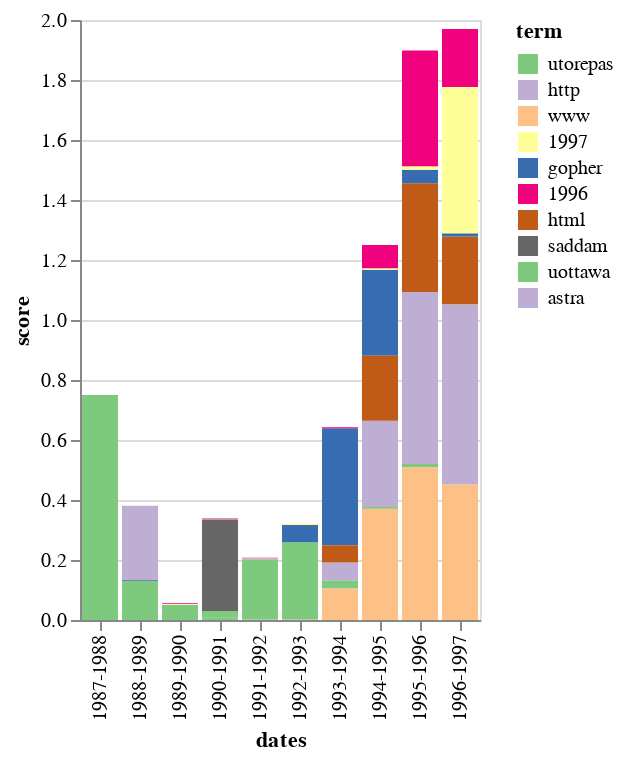

This figure's notebook cell:
### Code cell
alt.Chart(top_term).mark_bar().encode(
    x='dates',
    y='score',
    color=alt.Color('term', scale=alt.Scale(scheme='accent'), sort=alt.Sort()),
)

### Figure 1 — Vega-Lite specification as saved in the notebook (floating-point values rounded to 4 significant figures)
{"config": {"view": {"continuousWidth": 400, "continuousHeight": 300}}, "data": {"name": "data-72791f032b3477f9a3632e47f721198c"}, "mark": "bar", "encoding": {"color": {"type": "nominal", "field": "term", "scale": {"scheme": "accent"}, "sort": {}}, "x": {"type": "nominal", "field": "dates"}, "y": {"type": "quantitative", "field": "score"}}, "$schema": "https://vega.github.io/schema/vega-lite/v4.8.1.json", "datasets": {"data-72791f032b3477f9a3632e47f721198c": [{"term": "utorepas", "score": 0.75, "dates": "1987-1988"}, {"term": "http", "score": 0.6003, "dates": "1996-1997"}, {"term": "http", "score": 0.5739, "dates": "1995-1996"}, {"term": "www", "score": 0.5091, "dates": "1995-1996"}, {"term": "1997", "score": 0.4882, "dates": "1996-1997"}, {"term": "www", "score": 0.4518, "dates": "1996-1997"}, {"term": "gopher", "score": 0.3903, "dates": "1993-1994"}, {"term": "1996", "score": 0.3869, "dates": "1995-1996"}, {"term": "www", "score": 0.3712, "dates": "1994-1995"}, {"term": "html", "score": 0.3624, "dates": "1995-1996"}, {"term": "saddam", "score": 0.3054, "dates": "1990-1991"}, {"term": "http", "score": 0.2878, "dates": "1994-1995"}, {"term": "gopher", "score": 0.2864, "dates": "1994-1995"}, {"term": "uottawa", "score": 0.2557, "dates": "1992-1993"}, {"term": "astra", "score": 0.2474, "dates": "1988-1989"}, {"term": "html", "score": 0.2263, "dates": "1996-1997"}, {"term": "html", "score": 0.2164, "dates": "1994-1995"}, {"term": "uottawa", "score": 0.2012, "dates": "1991-1992"}, {"term": "1996", "score": 0.1933, "dates": "1996-1997"}, {"term": "utorepas", "score": 0.1308, "dates": "1988-1989"}, {"term": "www", "score": 0.1059, "dates": "1993-1994"}, {"term": "1996", "score": 0.07817, "dates": "1994-1995"}, {"term": "http", "score": 0.06078, "dates": "1993-1994"}, {"term": "gopher", "score": 0.05781, "dates": "1992-1993"}, {"term": "html", "score": 0.0571, "dates": "1993-1994"}, {"term": "utorepas", "score": 0.05093, "dates": "1989-1990"}, {"term": "gopher", "score": 0.04482, "dates": "1995-1996"}, {"term": "uottawa", "score": 0.02542, "dates": "1993-1994"}, {"term": "uottawa", "score": 0.02127, "dates": "1990-1991"}, {"term": "1997", "score": 0.01089, "dates": "1995-1996"}, {"term": "uottawa", "score": 0.0101, "dates": "1995-1996"}, {"term": "gopher", "score": 0.009725, "dates": "1996-1997"}, {"term": "utorepas", "score": 0.008852, "dates": "1990-1991"}, {"term": "uottawa", "score": 0.005271, "dates": "1994-1995"}, {"term": "1997", "score": 0.004786, "dates": "1994-1995"}, {"term": "1997", "score": 0.004772, "dates": "1992-1993"}, {"term": "1996", "score": 0.002716, "dates": "1993-1994"}, {"term": "gopher", "score": 0.002442, "dates": "1988-1989"}, {"term": "1996", "score": 0.002425, "dates": "1989-1990"}, {"term": "1997", "score": 0.002425, "dates": "1989-1990"}, {"term": "astra", "score": 0.002276, "dates": "1991-1992"}, {"term": "www", "score": 0.001938, "dates": "1992-1993"}, {"term": "1997", "score": 0.00161, "dates": "1990-1991"}, {"term": "1996", "score": 0.00161, "dates": "1990-1991"}, {"term": "utorepas", "score": 0.001591, "dates": "1992-1993"}, {"term": "utorepas", "score": 0.001305, "dates": "1991-1992"}, {"term": "1997", "score": 0.001305, "dates": "1991-1992"}, {"term": "1996", "score": 0.001305, "dates": "1991-1992"}, {"term": "utorepas", "score": 0.0005732, "dates": "1995-1996"}, {"term": "utorepas", "score": 0.0, "dates": "1994-1995"}, {"term": "saddam", "score": 0.0, "dates": "1994-1995"}, {"term": "1996", "score": 0.0, "dates": "1992-1993"}, {"term": "html", "score": 0.0, "dates": "1992-1993"}, {"term": "http", "score": 0.0, "dates": "1992-1993"}, {"term": "astra", "score": 0.0, "dates": "1993-1994"}, {"term": "1997", "score": 0.0, "dates": "1993-1994"}, {"term": "utorepas", "score": 0.0, "dates": "1993-1994"}, {"term": "saddam", "score": 0.0, "dates": "1993-1994"}, {"term": "utorepas", "score": 0.0, "dates": "1996-1997"}, {"term": "uottawa", "score": 0.0, "dates": "1996-1997"}, {"term": "astra", "score": 0.0, "dates": "1996-1997"}, {"term": "saddam", "score": 0.0, "dates": "1996-1997"}, {"term": "astra", "score": 0.0, "dates": "1994-1995"}, {"term": "saddam", "score": 0.0, "dates": "1995-1996"}, {"term": "astra", "score": 0.0, "dates": "1995-1996"}, {"term": "astra", "score": 0.0, "dates": "1987-1988"}, {"term": "www", "score": 0.0, "dates": "1989-1990"}, {"term": "uottawa", "score": 0.0, "dates": "1989-1990"}, {"term": "html", "score": 0.0, "dates": "1988-1989"}, {"term": "http", "score": 0.0, "dates": "1988-1989"}, {"term": "html", "score": 0.0, "dates": "1989-1990"}, {"term": "http", "score": 0.0, "dates": "1989-1990"}, {"term": "gopher", "score": 0.0, "dates": "1989-1990"}, {"term": "astra", "score": 0.0, "dates": "1989-1990"}, {"term": "saddam", "score": 0.0, "dates": "1989-1990"}, {"term": "gopher", "score": 0.0, "dates": "1987-1988"}, {"term": "1997", "score": 0.0, "dates": "1987-1988"}, {"term": "1996", "score": 0.0, "dates": "1987-1988"}, {"term": "http", "score": 0.0, "dates": "1987-1988"}, {"term": "html", "score": 0.0, "dates": "1987-1988"}, {"term": "1996", "score": 0.0, "dates": "1988-1989"}, {"term": "1997", "score": 0.0, "dates": "1988-1989"}, {"term": "www", "score": 0.0, "dates": "1988-1989"}, {"term": "uottawa", "score": 0.0, "dates": "1988-1989"}, {"term": "saddam", "score": 0.0, "dates": "1988-1989"}, {"term": "html", "score": 0.0, "dates": "1991-1992"}, {"term": "http", "score": 0.0, "dates": "1991-1992"}, {"term": "gopher", "score": 0.0, "dates": "1991-1992"}, {"term": "saddam", "score": 0.0, "dates": "1991-1992"}, {"term": "saddam", "score": 0.0, "dates": "1992-1993"}, {"term": "astra", "score": 0.0, "dates": "1992-1993"}, {"term": "astra", "score": 0.0, "dates": "1990-1991"}, {"term": "www", "score": 0.0, "dates": "1990-1991"}, {"term": "saddam", "score": 0.0, "dates": "1987-1988"}, {"term": "www", "score": 0.0, "dates": "1991-1992"}, {"term": "gopher", "score": 0.0, "dates": "1990-1991"}, {"term": "html", "score": 0.0, "dates": "1990-1991"}, {"term": "http", "score": 0.0, "dates": "1990-1991"}, {"term": "www", "score": 0.0, "dates": "1987-1988"}, {"term": "uottawa", "score": 0.0, "dates": "1987-1988"}]}}
